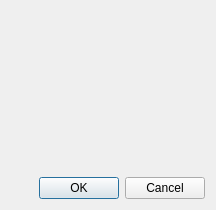
<?xml version="1.0" encoding="UTF-8"?>
<ui version="4.0">
 <class>QgsTemporalMapSettingsDialogBase</class>
 <widget class="QDialog" name="QgsTemporalMapSettingsDialogBase">
  <property name="geometry">
   <rect>
    <x>0</x>
    <y>0</y>
    <width>216</width>
    <height>210</height>
   </rect>
  </property>
  <property name="windowTitle">
   <string>Dialog</string>
  </property>
  <layout class="QVBoxLayout" name="verticalLayout">
   <item>
    <spacer name="verticalSpacer">
     <property name="orientation">
      <enum>Qt::Vertical</enum>
     </property>
     <property name="sizeHint" stdset="0">
      <size>
       <width>20</width>
       <height>40</height>
      </size>
     </property>
    </spacer>
   </item>
   <item>
    <widget class="QDialogButtonBox" name="buttonBox">
     <property name="orientation">
      <enum>Qt::Horizontal</enum>
     </property>
     <property name="standardButtons">
      <set>QDialogButtonBox::Cancel|QDialogButtonBox::Ok</set>
     </property>
    </widget>
   </item>
  </layout>
 </widget>
 <resources/>
 <connections>
  <connection>
   <sender>buttonBox</sender>
   <signal>accepted()</signal>
   <receiver>QgsTemporalMapSettingsDialogBase</receiver>
   <slot>accept()</slot>
   <hints>
    <hint type="sourcelabel">
     <x>248</x>
     <y>254</y>
    </hint>
    <hint type="destinationlabel">
     <x>157</x>
     <y>274</y>
    </hint>
   </hints>
  </connection>
  <connection>
   <sender>buttonBox</sender>
   <signal>rejected()</signal>
   <receiver>QgsTemporalMapSettingsDialogBase</receiver>
   <slot>reject()</slot>
   <hints>
    <hint type="sourcelabel">
     <x>316</x>
     <y>260</y>
    </hint>
    <hint type="destinationlabel">
     <x>286</x>
     <y>274</y>
    </hint>
   </hints>
  </connection>
 </connections>
</ui>
